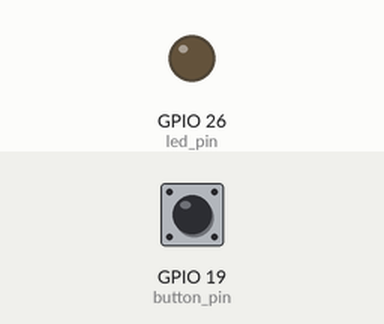
Recording of a program running on a simulated Raspberry Pi (BCM pin numbers). On the bench: output pins drawn as LEDs (lit = HIGH). The inputs (shaded band) are chosen by the test bench; at power-on: GPIO 19 (button_pin) LOW.

Above: at 1.2 s.
1.3 s: GPIO 19 (button_pin) pulled HIGH for 0.15 s
At 1.4 s:
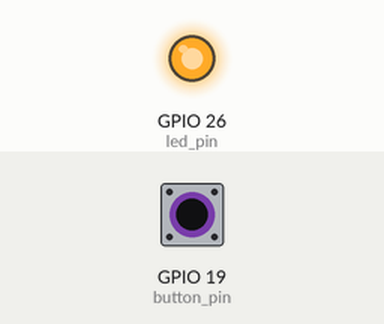
3.0 s: GPIO 19 (button_pin) pulled HIGH for 3.2 s
At 7.6 s:
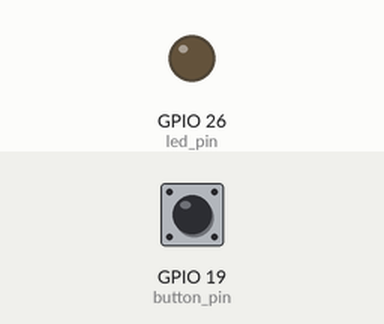
Timing chart, 0 to 9.1 s (numbered marks = the images above; inputs shaded):
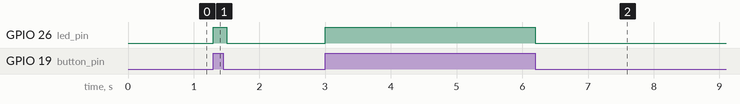

Measured:
- after the input at 1.3 s, GPIO 26 (led_pin): LOW → HIGH at once, → LOW 0.20 s later
- after the input at 3.0 s, GPIO 26 (led_pin): LOW → HIGH at once, → LOW 3.2 s later

The program:

button.py
```python
# LED PIN 26, Button PIN 19

import RPi.GPIO as GPIO
import time

# Use BCM GPIO numbering
GPIO.setmode(GPIO.BCM)

# Set GPIO 17 as an output pin (for the LED)
led_pin = 26
GPIO.setup(led_pin, GPIO.OUT)

# Set GPIO 23 as an input pin (for the button) with an internal pull-down resistor
button_pin = 19
GPIO.setup(button_pin, GPIO.IN, pull_up_down=GPIO.PUD_DOWN)

try:
    while True:
        # Read the state of the button
        button_state = GPIO.input(button_pin)

        if button_state == GPIO.HIGH:
            # Button is pressed
            GPIO.output(led_pin, GPIO.HIGH)  # Turn LED on
        else:
            # Button is not pressed
            GPIO.output(led_pin, GPIO.LOW)   # Turn LED off

        time.sleep(0.1)  # Debounce delay

except KeyboardInterrupt:
    pass

finally:
    GPIO.cleanup()  # Clean up GPIO settings
```
